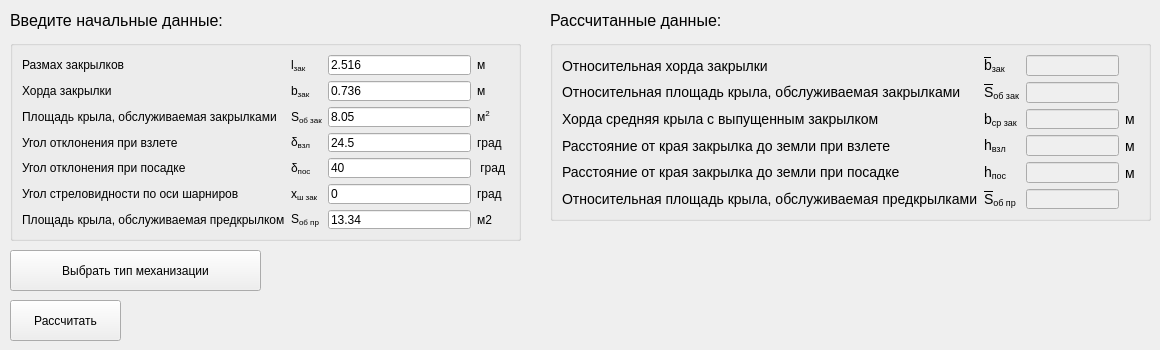
            <widget class="QWidget" name="tab_4">
             <attribute name="title">
              <string>Закрылок, предкрылок</string>
             </attribute>
             <widget class="QGroupBox" name="groupBox_3">
              <property name="geometry">
               <rect>
                <x>550</x>
                <y>40</y>
                <width>601</width>
                <height>181</height>
               </rect>
              </property>
              <property name="styleSheet">
               <string notr="true">QLabel{
font-size: 14px;
}</string>
              </property>
              <property name="title">
               <string/>
              </property>
              <layout class="QVBoxLayout" name="verticalLayout_8">
               <item>
                <layout class="QGridLayout" name="gridLayout_4">
                 <item row="1" column="2">
                  <widget class="QLineEdit" name="ed_Sobzak_">
                   <property name="enabled">
                    <bool>false</bool>
                   </property>
                  </widget>
                 </item>
                 <item row="2" column="3">
                  <widget class="QLabel" name="label_134">
                   <property name="text">
                    <string>м </string>
                   </property>
                  </widget>
                 </item>
                 <item row="3" column="2">
                  <widget class="QLineEdit" name="ed_hvzl">
                   <property name="enabled">
                    <bool>false</bool>
                   </property>
                  </widget>
                 </item>
                 <item row="3" column="0">
                  <widget class="QLabel" name="label_96">
                   <property name="text">
                    <string>Расстояние от края закрылка до земли при взлете</string>
                   </property>
                  </widget>
                 </item>
                 <item row="0" column="2">
                  <widget class="QLineEdit" name="ed_bzak_">
                   <property name="enabled">
                    <bool>false</bool>
                   </property>
                  </widget>
                 </item>
                 <item row="4" column="3">
                  <widget class="QLabel" name="label_100">
                   <property name="text">
                    <string>м</string>
                   </property>
                  </widget>
                 </item>
                 <item row="2" column="1">
                  <widget class="QLabel" name="label_106">
                   <property name="text">
                    <string>&lt;html&gt;&lt;head/&gt;&lt;body&gt;&lt;p&gt;b&lt;span style=&quot; vertical-align:sub;&quot;&gt;ср зак&lt;/span&gt;&lt;/p&gt;&lt;/body&gt;&lt;/html&gt;</string>
                   </property>
                  </widget>
                 </item>
                 <item row="4" column="0">
                  <widget class="QLabel" name="label_112">
                   <property name="text">
                    <string>&lt;html&gt;&lt;head/&gt;&lt;body&gt;&lt;p&gt;Расстояние от края закрылка до земли при посадке&lt;/p&gt;&lt;/body&gt;&lt;/html&gt;</string>
                   </property>
                  </widget>
                 </item>
                 <item row="2" column="2">
                  <widget class="QLineEdit" name="ed_bsrzak">
                   <property name="enabled">
                    <bool>false</bool>
                   </property>
                  </widget>
                 </item>
                 <item row="4" column="2">
                  <widget class="QLineEdit" name="ed_hpos">
                   <property name="enabled">
                    <bool>false</bool>
                   </property>
                  </widget>
                 </item>
                 <item row="1" column="0">
                  <widget class="QLabel" name="label_97">
                   <property name="text">
                    <string>&lt;html&gt;&lt;head/&gt;&lt;body&gt;&lt;p&gt;Относительная площадь крыла, обслуживаемая закрылками&lt;/p&gt;&lt;/body&gt;&lt;/html&gt;</string>
                   </property>
                  </widget>
                 </item>
                 <item row="2" column="0">
                  <widget class="QLabel" name="label_101">
                   <property name="text">
                    <string>Хорда средняя крыла с выпущенным закрылком </string>
                   </property>
                  </widget>
                 </item>
                 <item row="3" column="3">
                  <widget class="QLabel" name="label_133">
                   <property name="text">
                    <string>м</string>
                   </property>
                  </widget>
                 </item>
                 <item row="3" column="1">
                  <widget class="QLabel" name="label_135">
                   <property name="text">
                    <string>&lt;html&gt;&lt;head/&gt;&lt;body&gt;&lt;p&gt;h&lt;span style=&quot; vertical-align:sub;&quot;&gt;взл&lt;/span&gt;&lt;/p&gt;&lt;/body&gt;&lt;/html&gt;</string>
                   </property>
                  </widget>
                 </item>
                 <item row="4" column="1">
                  <widget class="QLabel" name="label_136">
                   <property name="text">
                    <string>&lt;html&gt;&lt;head/&gt;&lt;body&gt;&lt;p&gt;h&lt;span style=&quot; vertical-align:sub;&quot;&gt;пос&lt;/span&gt;&lt;/p&gt;&lt;/body&gt;&lt;/html&gt;</string>
                   </property>
                  </widget>
                 </item>
                 <item row="0" column="0">
                  <widget class="QLabel" name="label_90">
                   <property name="text">
                    <string>Относительная хорда закрылки</string>
                   </property>
                  </widget>
                 </item>
                 <item row="5" column="0">
                  <widget class="QLabel" name="label_102">
                   <property name="text">
                    <string>&lt;html&gt;&lt;head/&gt;&lt;body&gt;&lt;p&gt;Относительная площадь крыла, обслуживаемая предкрылками&lt;/p&gt;&lt;/body&gt;&lt;/html&gt;</string>
                   </property>
                  </widget>
                 </item>
                 <item row="5" column="2">
                  <widget class="QLineEdit" name="ed_Sobpr_">
                   <property name="enabled">
                    <bool>false</bool>
                   </property>
                  </widget>
                 </item>
                 <item row="0" column="1">
                  <widget class="QLabel" name="label_279">
                   <property name="text">
                    <string>&lt;html&gt;&lt;head/&gt;&lt;body&gt;&lt;p&gt;&lt;span style=&quot; text-decoration: overline;&quot;&gt;b&lt;/span&gt;&lt;span style='vertical-align:sub'&gt;зак&lt;/span&gt;&lt;/p&gt;&lt;/body&gt;&lt;/html&gt;</string>
                   </property>
                  </widget>
                 </item>
                 <item row="1" column="1">
                  <widget class="QLabel" name="label_280">
                   <property name="text">
                    <string>&lt;html&gt;&lt;head/&gt;&lt;body&gt;&lt;p&gt;&lt;span style=&quot; text-decoration: overline;&quot;&gt;S&lt;/span&gt;&lt;span style='vertical-align:sub'&gt;об зак&lt;/span&gt;&lt;/p&gt;&lt;/body&gt;&lt;/html&gt;</string>
                   </property>
                  </widget>
                 </item>
                 <item row="5" column="1">
                  <widget class="QLabel" name="label_281">
                   <property name="text">
                    <string>&lt;html&gt;&lt;head/&gt;&lt;body&gt;&lt;p&gt;&lt;span style=&quot; text-decoration: overline;&quot;&gt;S&lt;/span&gt;&lt;span style='vertical-align:sub'&gt;об пр&lt;/span&gt;&lt;/p&gt;&lt;/body&gt;&lt;/html&gt;</string>
                   </property>
                  </widget>
                 </item>
                </layout>
               </item>
              </layout>
             </widget>
             <widget class="QGroupBox" name="groupBox_5">
              <property name="geometry">
               <rect>
                <x>10</x>
                <y>40</y>
                <width>511</width>
                <height>201</height>
               </rect>
              </property>
              <property name="title">
               <string/>
              </property>
              <layout class="QVBoxLayout" name="verticalLayout_9">
               <item>
                <layout class="QGridLayout" name="gridLayout_3">
                 <item row="3" column="3">
                  <widget class="QLabel" name="label_127">
                   <property name="text">
                    <string>град</string>
                   </property>
                  </widget>
                 </item>
                 <item row="3" column="1">
                  <widget class="QLabel" name="label_130">
                   <property name="text">
                    <string>&lt;html&gt;&lt;head/&gt;&lt;body&gt;&lt;p&gt;&lt;span style=&quot; font-family:'Times New Roman'; font-size:medium; color:#000000;&quot;&gt;δ&lt;/span&gt;&lt;span style=&quot; font-family:'Times New Roman'; font-size:medium; color:#000000; vertical-align:sub;&quot;&gt;взл&lt;/span&gt;&lt;/p&gt;&lt;/body&gt;&lt;/html&gt;</string>
                   </property>
                  </widget>
                 </item>
                 <item row="5" column="3">
                  <widget class="QLabel" name="label_129">
                   <property name="text">
                    <string>град</string>
                   </property>
                  </widget>
                 </item>
                 <item row="4" column="1">
                  <widget class="QLabel" name="label_131">
                   <property name="text">
                    <string>&lt;html&gt;&lt;head/&gt;&lt;body&gt;&lt;p&gt;&lt;span style=&quot; font-family:'Times New Roman'; font-size:medium; color:#000000;&quot;&gt;δ&lt;/span&gt;&lt;span style=&quot; font-family:'Times New Roman'; font-size:medium; color:#000000; vertical-align:sub;&quot;&gt;пос&lt;/span&gt;&lt;/p&gt;&lt;/body&gt;&lt;/html&gt;</string>
                   </property>
                  </widget>
                 </item>
                 <item row="5" column="1">
                  <widget class="QLabel" name="label_132">
                   <property name="text">
                    <string>&lt;html&gt;&lt;head/&gt;&lt;body&gt;&lt;p&gt;x&lt;span style=&quot; vertical-align:sub;&quot;&gt;ш зак&lt;/span&gt;&lt;/p&gt;&lt;/body&gt;&lt;/html&gt;</string>
                   </property>
                  </widget>
                 </item>
                 <item row="3" column="0">
                  <widget class="QLabel" name="label_88">
                   <property name="text">
                    <string>Угол отклонения при взлете</string>
                   </property>
                  </widget>
                 </item>
                 <item row="1" column="0" alignment="Qt::AlignLeft">
                  <widget class="QLabel" name="label_87">
                   <property name="text">
                    <string>Хорда закрылки</string>
                   </property>
                  </widget>
                 </item>
                 <item row="2" column="1">
                  <widget class="QLabel" name="label_104">
                   <property name="text">
                    <string>&lt;html&gt;&lt;head/&gt;&lt;body&gt;&lt;p&gt;S&lt;span style=&quot; vertical-align:sub;&quot;&gt;об зак&lt;/span&gt;&lt;/p&gt;&lt;/body&gt;&lt;/html&gt;</string>
                   </property>
                  </widget>
                 </item>
                 <item row="2" column="0">
                  <widget class="QLabel" name="label_98">
                   <property name="text">
                    <string>Площадь крыла, обслуживаемая закрылками</string>
                   </property>
                  </widget>
                 </item>
                 <item row="4" column="3">
                  <widget class="QLabel" name="label_99">
                   <property name="text">
                    <string> град </string>
                   </property>
                  </widget>
                 </item>
                 <item row="4" column="0">
                  <widget class="QLabel" name="label_108">
                   <property name="text">
                    <string>&lt;html&gt;&lt;head/&gt;&lt;body&gt;&lt;p&gt;Угол отклонения при посадке&lt;/p&gt;&lt;/body&gt;&lt;/html&gt;</string>
                   </property>
                  </widget>
                 </item>
                 <item row="1" column="1">
                  <widget class="QLabel" name="label_103">
                   <property name="text">
                    <string>&lt;html&gt;&lt;head/&gt;&lt;body&gt;&lt;p&gt;b&lt;span style=&quot; vertical-align:sub;&quot;&gt;зак&lt;/span&gt;&lt;/p&gt;&lt;/body&gt;&lt;/html&gt;</string>
                   </property>
                  </widget>
                 </item>
                 <item row="5" column="0">
                  <widget class="QLabel" name="label_109">
                   <property name="text">
                    <string>&lt;html&gt;&lt;head/&gt;&lt;body&gt;&lt;p&gt;Угол стреловидности по оси шарниров&lt;/p&gt;&lt;/body&gt;&lt;/html&gt;</string>
                   </property>
                  </widget>
                 </item>
                 <item row="0" column="1">
                  <widget class="QLabel" name="label_110">
                   <property name="text">
                    <string>&lt;html&gt;&lt;head/&gt;&lt;body&gt;&lt;p&gt;l&lt;span style=&quot; vertical-align:sub;&quot;&gt;зак&lt;/span&gt;&lt;/p&gt;&lt;/body&gt;&lt;/html&gt;</string>
                   </property>
                  </widget>
                 </item>
                 <item row="1" column="3">
                  <widget class="QLabel" name="label_122">
                   <property name="text">
                    <string>м</string>
                   </property>
                  </widget>
                 </item>
                 <item row="0" column="3">
                  <widget class="QLabel" name="label_121">
                   <property name="text">
                    <string>м</string>
                   </property>
                  </widget>
                 </item>
                 <item row="1" column="2">
                  <widget class="QLineEdit" name="ed_bzak">
                   <property name="text">
                    <string>0.736</string>
                   </property>
                  </widget>
                 </item>
                 <item row="2" column="3">
                  <widget class="QLabel" name="label_111">
                   <property name="text">
                    <string>&lt;html&gt;&lt;head/&gt;&lt;body&gt;&lt;p&gt;м&lt;span style=&quot; vertical-align:super;&quot;&gt;2&lt;/span&gt;&lt;/p&gt;&lt;/body&gt;&lt;/html&gt;</string>
                   </property>
                  </widget>
                 </item>
                 <item row="0" column="2">
                  <widget class="QLineEdit" name="ed_lzak">
                   <property name="text">
                    <string>2.516</string>
                   </property>
                  </widget>
                 </item>
                 <item row="5" column="2">
                  <widget class="QLineEdit" name="ed_xshzak">
                   <property name="text">
                    <string>0</string>
                   </property>
                  </widget>
                 </item>
                 <item row="2" column="2">
                  <widget class="QLineEdit" name="ed_Sobzak">
                   <property name="text">
                    <string>8.05</string>
                   </property>
                  </widget>
                 </item>
                 <item row="3" column="2">
                  <widget class="QLineEdit" name="ed_deltavzl">
                   <property name="text">
                    <string>24.5</string>
                   </property>
                  </widget>
                 </item>
                 <item row="4" column="2">
                  <widget class="QLineEdit" name="ed_deltapos">
                   <property name="text">
                    <string>40</string>
                   </property>
                  </widget>
                 </item>
                 <item row="6" column="3">
                  <widget class="QLabel" name="label_178">
                   <property name="text">
                    <string>м2</string>
                   </property>
                  </widget>
                 </item>
                 <item row="6" column="0">
                  <widget class="QLabel" name="label_84">
                   <property name="text">
                    <string>Площадь крыла, обслуживаемая предкрылком</string>
                   </property>
                  </widget>
                 </item>
                 <item row="6" column="1">
                  <widget class="QLabel" name="label_85">
                   <property name="text">
                    <string>&lt;html&gt;&lt;head/&gt;&lt;body&gt;&lt;p&gt;S&lt;span style=&quot; vertical-align:sub;&quot;&gt;об пр&lt;/span&gt;&lt;/p&gt;&lt;/body&gt;&lt;/html&gt;</string>
                   </property>
                  </widget>
                 </item>
                 <item row="6" column="2">
                  <layout class="QGridLayout" name="gridLayout_5">
                   <item row="1" column="3">
                    <widget class="QLineEdit" name="ed_Sobpr">
                     <property name="text">
                      <string>13.34</string>
                     </property>
                    </widget>
                   </item>
                  </layout>
                 </item>
                 <item row="0" column="0">
                  <widget class="QLabel" name="label_95">
                   <property name="text">
                    <string>Размах закрылков</string>
                   </property>
                  </widget>
                 </item>
                </layout>
               </item>
              </layout>
             </widget>
             <widget class="QPushButton" name="buCalFlapMulard">
              <property name="geometry">
               <rect>
                <x>10</x>
                <y>300</y>
                <width>111</width>
                <height>41</height>
               </rect>
              </property>
              <property name="cursor">
               <cursorShape>PointingHandCursor</cursorShape>
              </property>
              <property name="text">
               <string>Рассчитать</string>
              </property>
             </widget>
             <widget class="QPushButton" name="buFlapChoose">
              <property name="geometry">
               <rect>
                <x>10</x>
                <y>250</y>
                <width>251</width>
                <height>41</height>
               </rect>
              </property>
              <property name="cursor">
               <cursorShape>PointingHandCursor</cursorShape>
              </property>
              <property name="text">
               <string>Выбрать тип механизации</string>
              </property>
             </widget>
             <widget class="QLabel" name="label_296">
              <property name="geometry">
               <rect>
                <x>10</x>
                <y>10</y>
                <width>221</width>
                <height>21</height>
               </rect>
              </property>
              <property name="styleSheet">
               <string notr="true">font-size:16px;</string>
              </property>
              <property name="text">
               <string>Введите начальные данные:</string>
              </property>
             </widget>
             <widget class="QLabel" name="label_306">
              <property name="geometry">
               <rect>
                <x>550</x>
                <y>10</y>
                <width>211</width>
                <height>21</height>
               </rect>
              </property>
              <property name="styleSheet">
               <string notr="true">font-size: 16px;</string>
              </property>
              <property name="text">
               <string>Рассчитанные данные:</string>
              </property>
             </widget>
            </widget>
